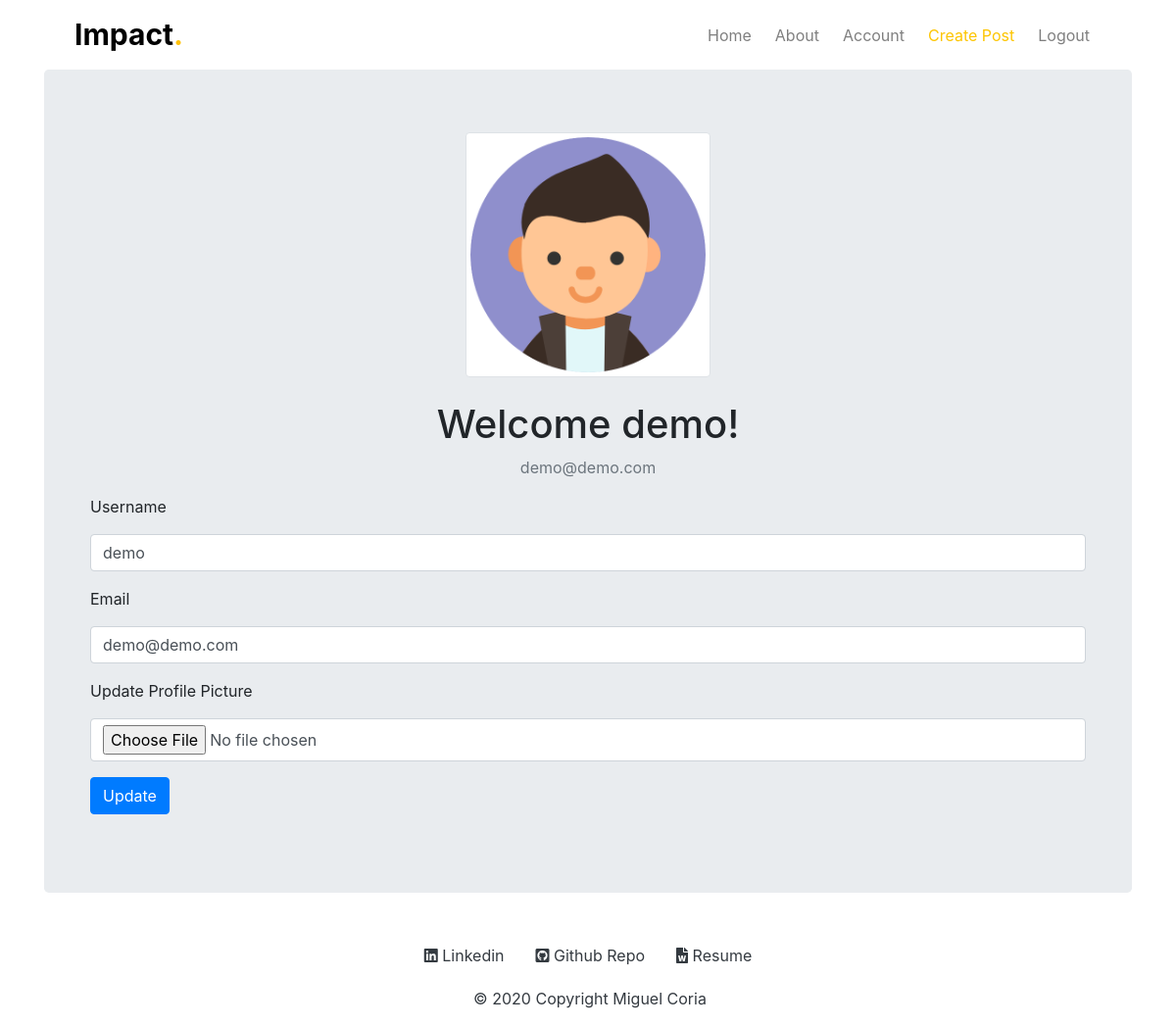
/account (signed in), run on the app's committed database.
### impact/models.py (models this page shows, shortened)
class User(db.Model,UserMixin):
    __tablename__ = 'users'
    id = db.Column(db.Integer, primary_key=True)
    profile_image = db.Column(db.String(64), nullable=False, default='default_profile.png')
    email = db.Column(db.String(64), unique=True, index=True)
    username = db.Column(db.String(64), unique=True, index=True)
    password_hash = db.Column(db.String(128))
    posts = db.relationship("Post", backref="author", lazy=True)

### impact/users/views.py (the view)
@users.route('/account', methods=['GET', 'POST'])
@login_required
def account():
    form = UpdateUserForm()
    if form.validate_on_submit():
        email = User.query.filter_by(email=form.email.data).first()
        user = User.query.filter_by(username=form.username.data).first()
        if form.avatar.data:
            username = current_user.username
            pic = add_profile_pic(form.avatar.data, username)
            current_user.profile_image = pic
        if form.username.data == current_user.username and form.email.data == current_user.email:
            flash('Your account is already up to date!', 'success')
            db.session.commit()
            return redirect(url_for('users.account'))
        if user is not None and email is not None:
            flash('Your account could not be updated', 'error')
            db.session.commit()
            return redirect(url_for('users.account'))
        current_user.username = form.username.data
        current_user.email = form.email.data
        db.session.commit()
        flash(u'Your account has been successfully updated!', 'success')
        return redirect(url_for('users.account'))
    elif request.method == "GET":
        form.username.data = current_user.username
        form.email.data = current_user.email
    profile_image = url_for('static', filename='profile_pics/' + current_user.profile_image)
    return render_template('account.html', profile_image=profile_image, form=form)

### impact/users/forms.py (shortened to what this page needs)
class UpdateUserForm(FlaskForm):
    email = StringField('Email', validators=[DataRequired(), Email()])
    username = StringField('Username', validators=[DataRequired()])
    avatar = FileField('Update Profile Picture', validators=[
                        FileAllowed(['jpg', 'png', 'jpeg', 'gif'])])
    submit = SubmitField('Update')

### impact/models.py (called while the page is built)
@login_manager.user_loader
def load_user(user_id):
    return User.query.get(user_id)

### impact/templates/account.html (shortened to what this page needs)
{% extends "base.html" %}
{% block content %}
<div class="jumbotron">
  <div class="">
    <div align='center'>
      <img class="img-thumbnail mb-4" align='center' src="{{url_for('static',filename='profile_pics/'+current_user.profile_image)}}" width="250">
      <h1 class="">Welcome {{current_user.username}}!</h1>
      <p class='text-muted'>{{ current_user.email }}</p>
    </div>
  </div>
  <div class="container">
    <form  method="POST" action="" enctype="multipart/form-data">
    <div class="form-group">
        {{form.username.label(class='form-group')}}
        {{form.username(class='form-control')}}
      </div>
      <div class="form-group">
      {{form.email.label(class='form-group')}}
      {{form.email(class='form-control')}}
      </div>
      <div class="form-group">
      {{form.avatar.label(class='form-group')}}
      {{form.avatar(class='form-control')}}
      </div>
      <div class="form-group">
       {{form.submit(class='btn btn-primary')}}
      </div>
    </form>
  </div>
</div>
{% endblock %}

### impact/templates/base.html (shortened to what this page needs)
<!DOCTYPE html>
<html lang="en">
<head>
    <link rel="stylesheet" href="https://use.fontawesome.com/releases/v5.15.2/css/all.css"
>
    <link rel="stylesheet" href="https://maxcdn.bootstrapcdn.com/bootstrap/4.0.0/css/bootstrap.min.css"
>
    <link rel="stylesheet" type="text/css" href="{{ url_for('static',filename='styles/main.css') }}">
</head>
<body style="background-color: #ffffff;">
    <div class="container" style="background-color: #ffffff;">
    <nav class="navbar navbar-expand-lg navbar-light" style="background-color: #ffffff;">
        <div class="container-fluid">
            <a class="navbar-brand font-weight-bold logo-text" href="/" style="color: #000000;" >Impact<span class="text-warning">.</span></a>
            <div class="collapse navbar-collapse" id="navbarSupportedContent">
                <ul class="navbar-nav ml-auto mb-2 mb-lg-0 ">
                    <li class="nav-item p-1" aria-current="true">
                        <a class="nav-link" aria-current="page" href="{{url_for('core.index')}}">Home</a>
                    </li>
                    <li class="nav-item p-1">
                        <a class="nav-link" href="{{url_for('core.about')}}">About</a>
                    </li>
                    {% if current_user.is_authenticated %}
                    <li class="nav-item p-1">
                        <a class="nav-link" href="{{ url_for('users.account')}}" >Account</a>
                    </li>
                    <li class="nav-item p-1">
                        <a class="nav-link" href="#" >Create Post</a>
                    </li>
                    <li class="nav-item p-1">
                        <a class="nav-link" href="{{ url_for('users.logout')}}" >Logout</a>
                    </li>
                    {% endif %}
                </ul>
            </div>
        </div>
    </nav>
    </div>
    <div class="container">
        {% block content %}
        {% endblock%}
    </div>
    <footer class="text-center text-lg-start container fluid">
        <div class="d-flex justify-content-center p-1" style="background-color: #ffffff;">
            <a class="text-dark m-3" href="https://www.linkedin.com/in/miguel-coria-273888130/"><i class="fab fa-linkedin"></i> Linkedin</a>
            <a class="text-dark m-3" href="https://github.com/miguelcoria94"><i class="fab fa-github-square"></i> Github Repo</a>
            <a class="text-dark m-3" href="https://docs.google.com/document/d/16_YpkY8Qy2cX0o2C9MWXYYrV6i9SFTaa2LbqC3lco7s/edit"><i class="fas fa-file-word"></i> Resume</a>
        </div>
        <p class="text-dark pl-1 text-center" href="https://mcoria.com/">© 2020 Copyright Miguel Coria</p>
    </footer>
</body>
</html>

### impact/static/styles/main.css (style rules this page uses)
.logo-text { font-size: 30px !important; }
.navbar-light .navbar-nav .active>.nav-link { color: #fdc500 !important; }

### data on the page
User: profile_image (placeholder picture), username "demo", email "demo@demo.com"
